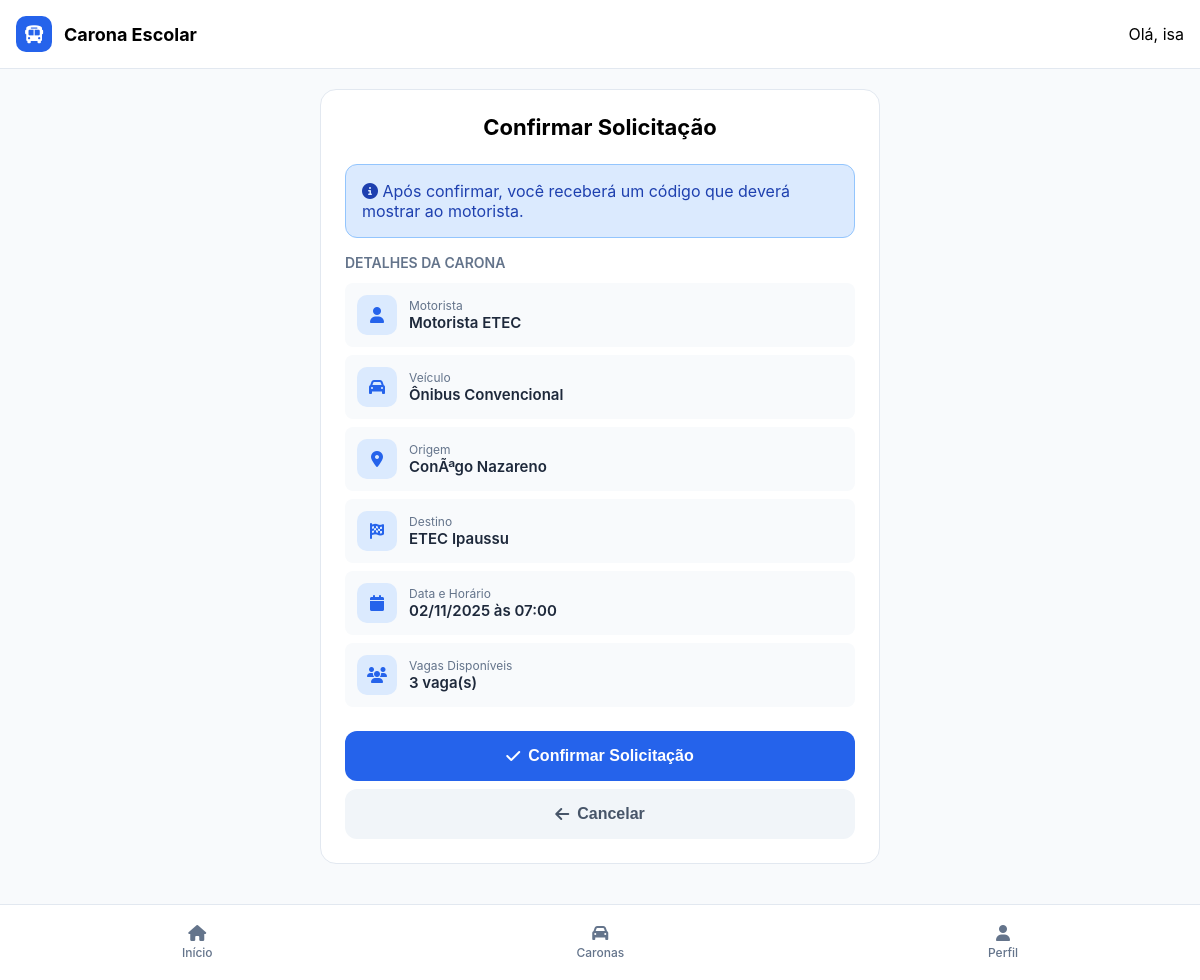
Page /solicitar_carona.php?codigo_carona=CRN-FPRG51 (signed in) on the committed database.
### tables this page shows
CREATE TABLE `carona` (
  `motorista_id` varchar(255) NOT NULL,
  `motorista_nome` varchar(255) NOT NULL,
  `origem` varchar(255) NOT NULL,
  `destino` varchar(255) NOT NULL,
  `horario` varchar(50) NOT NULL,
  `data` date NOT NULL,
  `vagas_total` int(11) NOT NULL,
  `vagas_disponiveis` int(11) DEFAULT NULL,
  `passageiros` text DEFAULT NULL,
  `carro` varchar(100) NOT NULL,
  `observacoes` text DEFAULT NULL,
  `status` varchar(20) DEFAULT 'ativa',
  `codigo_carona` varchar(30) NOT NULL,
  `criado_em` timestamp NOT NULL DEFAULT current_timestamp() ON UPDATE current_timestamp()
);

CREATE TABLE `usuario` (
  `ID` int(11) NOT NULL,
  `nome` varchar(30) NOT NULL,
  `email` varchar(30) NOT NULL,
  `senha` varchar(16) NOT NULL,
  `telefone` varchar(20) DEFAULT NULL,
  `carro` varchar(30) NOT NULL,
  `tipo` varchar(20) DEFAULT NULL
);

### solicitar_carona.php (the view, shortened to what this page needs)
<?php
include 'conexao.php';
$nomeusuario = $_SESSION["nome"];
$carona_codigo = $_GET['codigo_carona'] ?? null;
$sql = "SELECT c.*, u.nome as motorista_nome, u.telefone as motorista_telefone
        FROM carona c
        INNER JOIN usuario u ON c.motorista_id = u.ID
        WHERE c.codigo_carona = ? AND c.status = 'ativo' AND c.vagas_disponiveis > 0";
$stmt = $conn->prepare($sql);
$stmt->bind_param("s", $carona_codigo);
$stmt->execute();
$result = $stmt->get_result();
$carona = $result->fetch_assoc();
$sucesso = false;
?>
<!DOCTYPE html>
<html lang="pt-BR">
<head>
    <link rel="stylesheet" href="https://cdnjs.cloudflare.com/ajax/libs/font-awesome/6.4.0/css/all.min.css">
</head>
<body>
    <header class="header">
        <div class="header-content">
            <div class="logo">
                <div class="logo-icon"><i class="fa-solid fa-bus"></i></div>
                Carona Escolar
            </div>
            <div>Olá, <?= $nomeusuario ?></div>
        </div>
    </header>
    <div class="container">
        <?php if (!$sucesso): ?>
            <div class="card">
                <h2 style="font-size: 22px; font-weight: 700; margin-bottom: 24px; text-align: center;">
                    Confirmar Solicitação
                </h2>
                <div class="alert alert-info">
                    <i class="fa-solid fa-info-circle"></i> Após confirmar, você receberá um código que deverá mostrar ao motorista.
                </div>
                <div class="info-section">
                    <div class="info-title">Detalhes da Carona</div>
                    <div class="info-item">
                        <div class="info-icon"><i class="fa-solid fa-user"></i></div>
                        <div class="info-content">
                            <div class="info-label">Motorista</div>
                            <div class="info-value"><?= $carona['motorista_nome'] ?></div>
                        </div>
                    </div>
                    <div class="info-item">
                        <div class="info-icon"><i class="fa-solid fa-car"></i></div>
                        <div class="info-content">
                            <div class="info-label">Veículo</div>
                            <div class="info-value"><?= $carona['carro'] ?></div>
                        </div>
                    </div>
                    <div class="info-item">
                        <div class="info-icon"><i class="fa-solid fa-location-dot"></i></div>
                        <div class="info-content">
                            <div class="info-label">Origem</div>
                            <div class="info-value"><?= $carona['origem'] ?></div>
                        </div>
                    </div>
                    <div class="info-item">
                        <div class="info-icon"><i class="fa-solid fa-flag-checkered"></i></div>
                        <div class="info-content">
                            <div class="info-label">Destino</div>
                            <div class="info-value"><?= $carona['destino'] ?></div>
                        </div>
                    </div>
                    <div class="info-item">
                        <div class="info-icon"><i class="fa-solid fa-calendar"></i></div>
                        <div class="info-content">
                            <div class="info-label">Data e Horário</div>
                            <div class="info-value"><?= date('d/m/Y', strtotime($carona['data'])) ?> às <?= $carona['horario'] ?></div>
                        </div>
                    </div>
                    <div class="info-item">
                        <div class="info-icon"><i class="fa-solid fa-users"></i></div>
                        <div class="info-content">
                            <div class="info-label">Vagas Disponíveis</div>
                            <div class="info-value"><?= $carona['vagas_disponiveis'] ?> vaga(s)</div>
                        </div>
                    </div>
                </div>
                <form method="POST">
                    <button type="submit" class="btn btn-primary">
                        <i class="fa-solid fa-check"></i> Confirmar Solicitação
                    </button>
                </form>
                <button class="btn btn-secondary" onclick="window.location.href='index.php'">
                    <i class="fa-solid fa-arrow-left"></i> Cancelar
                </button>
            </div>
        <?php endif; ?>
    </div>
    <nav class="bottom-nav">
        <div class="nav-content">
            <a href="index.php" class="nav-item">
                <i class="fa-solid fa-house"></i>
                <span class="nav-label">Início</span>
            </a>
            <a href="caronas.php" class="nav-item">
                <i class="fa-solid fa-car"></i>
                <span class="nav-label">Caronas</span>
            </a>
            <a href="perfil.php" class="nav-item">
                <i class="fa-solid fa-user"></i>
                <span class="nav-label">Perfil</span>
            </a>
        </div>
    </nav>
</body>
</html>

### solicitar_carona.php (style rules this page uses)
* { margin: 0; padding: 0; box-sizing: border-box; }
body { font-family: -apple-system, BlinkMacSystemFont, 'Segoe UI', Roboto, sans-serif; background: #f8fafc; padding-bottom: 80px; }
.header { background: white; border-bottom: 1px solid #e2e8f0; padding: 16px; position: sticky; top: 0; z-index: 100; }
.header-content { display: flex; align-items: center; justify-content: space-between; max-width: 1200px; margin: 0 auto; }
.logo { display: flex; align-items: center; gap: 12px; font-size: 18px; font-weight: 700; }
.logo-icon { width: 36px; height: 36px; background: #2563eb; border-radius: 10px; display: flex; align-items: center; justify-content: center; color: white; }
.container { max-width: 600px; margin: 0 auto; padding: 20px; }
.card { background: white; border: 1px solid #e2e8f0; border-radius: 16px; padding: 24px; margin-bottom: 16px; }
.info-section { margin-bottom: 24px; }
.info-title { font-size: 14px; font-weight: 600; color: #64748b; margin-bottom: 12px; text-transform: uppercase; }
.info-item { display: flex; align-items: center; gap: 12px; padding: 12px; background: #f8fafc; border-radius: 8px; margin-bottom: 8px; }
.info-icon { width: 40px; height: 40px; background: #dbeafe; border-radius: 10px; display: flex; align-items: center; justify-content: center; color: #2563eb; }
.info-content { flex: 1; }
.info-label { font-size: 12px; color: #64748b; }
.info-value { font-size: 15px; font-weight: 600; color: #1e293b; }
.alert { padding: 16px; border-radius: 12px; margin-bottom: 16px; }
.alert-info { background: #dbeafe; border: 1px solid #93c5fd; color: #1e40af; }
.btn { width: 100%; padding: 16px; border: none; border-radius: 12px; font-size: 16px; font-weight: 600; cursor: pointer; transition: all 0.2s; display: flex; align-items: center; justify-content: center; gap: 8px; }
.btn-primary { background: #2563eb; color: white; }
.btn-secondary { background: #f1f5f9; color: #475569; margin-top: 8px; }
.bottom-nav { position: fixed; bottom: 0; left: 0; right: 0; background: white; border-top: 1px solid #e2e8f0; padding: 12px 0; }
.nav-content { display: flex; justify-content: space-around; max-width: 1200px; margin: 0 auto; }
.nav-item { display: flex; flex-direction: column; align-items: center; gap: 4px; padding: 8px 24px; text-decoration: none; color: #64748b; border-radius: 8px; }
.nav-label { font-size: 12px; font-weight: 500; }

### rows in the picture
carona: usuario.nome "Motorista ETEC", carro "Ônibus Convencional", origem "ConÃªgo Nazareno", destino "ETEC Ipaussu", data "02/11/2025", horario "07:00", vagas_disponiveis "3"

### other values in the picture
$nomeusuario "isa"
